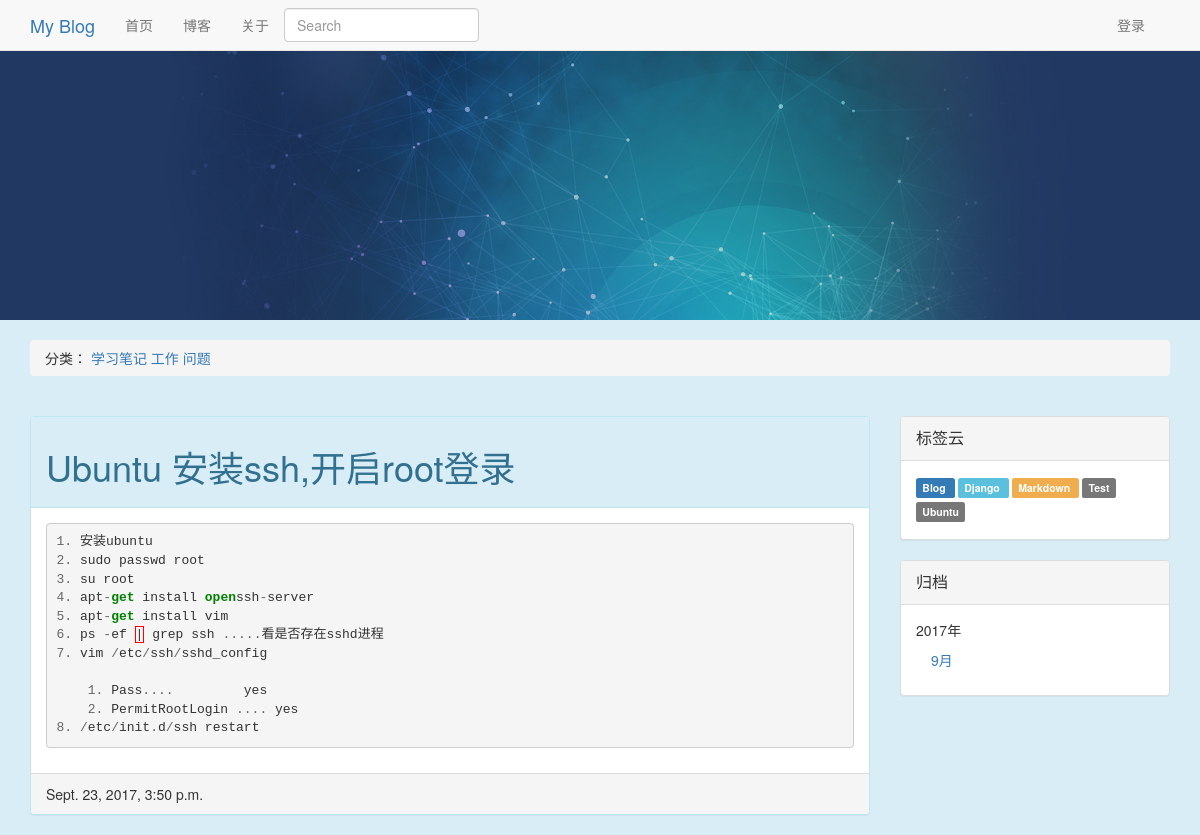
Page /blog/article/6/ on the committed database.
### blog/models.py (models this page shows, shortened)
class Category(models.Model):
    name = models.CharField('类名', max_length=20)
    created_time = models.DateTimeField('创建时间', auto_now_add=True)
    last_modified_time = models.DateTimeField('修改时间', auto_now=True)
    def __unicode__(self):
        return self.name

class Article(models.Model):
    STATUS_CHOICES = (
        ('d', 'Draft'),
        ('p', 'Published'),
    )
    objects = ArticleManager()
    title = models.CharField('标题', max_length=70)
    body = models.TextField('正文')
    created_time = models.DateTimeField('创建时间', auto_now_add=True)
    tags = models.ManyToManyField('Tag', verbose_name='标签集合', blank=True)
    last_modified_time = models.DateTimeField('修改时间', auto_now=True)
    status = models.CharField('文章状态', max_length=1, choices=STATUS_CHOICES)
    abstract = models.CharField('摘要', max_length=254, blank=True, null=True,
                                help_text="可选，如若为空将摘取正文的前254个字符")
    views = models.PositiveIntegerField('浏览量', default=0)
    likes = models.PositiveIntegerField('点赞数', default=0)
    topped = models.BooleanField('置顶', default=False)
    category = models.ForeignKey('Category', verbose_name='分类',
                                 null=True,
                                 on_delete=models.SET_NULL)
    class Meta:
        ordering = ['-last_modified_time']

class Tag(models.Model):
    name = models.CharField('标签名', max_length=20)
    created_time = models.DateTimeField('创建时间', auto_now_add=True)
    last_modified_time = models.DateTimeField('修改时间', auto_now=True)
    def __unicode__(self):
        return self.name

### blog/views.py (the view)
# urls.py: url(r'^blog/article/(?P<article_id>\d+)/$', ArticleDetailView.as_view(), name='article'),
class ArticleDetailView(DetailView):
    model = Article
    template_name = "blog/article.html"
    context_object_name = "article"
    pk_url_kwarg = "article_id"
    def get_object(self, *args, **kwargs):
        obj = super(ArticleDetailView, self).get_object()
        extension_list = ['markdown.extensions.extra',
                          'markdown.extensions.codehilite',
                          'markdown.extensions.toc',
                          'markdown.extensions.wikilinks']
        obj.body = markdown.markdown(obj.body, extensions=extension_list)
        return obj
    def get_context_data(self, **kwargs):
        kwargs['category_list'] = Category.objects.all().order_by('name')
        kwargs['tag_list'] = Tag.objects.all().order_by('name')
        kwargs['date_archive'] = Article.objects.archive()
        kwargs['color_list'] = ['default', 'info', 'primary', 'warning', 'danger']
        return super(ArticleDetailView, self).get_context_data(**kwargs)

### blog/models.py (called while the page is built)
    def archive(self):
        data_list = Article.objects.datetimes('created_time', 'month', order='DESC')
        data_dict = defaultdict(list)
        for d in data_list:
            data_dict[d.year].append(d.month)
        return sorted(data_dict.items(), reverse=True)

### templates/blog/article.html (shortened to what this page needs)
{% extends "blog/base.html" %}
{% block left %}
        <div class="panel panel-info">
        <div class="panel-heading">
            <div class="panel-title">
                <h1>{{ article.title }}</h1></div>
        </div>
        <div class="panel-body">
            {{ article.body |safe }}
        </div>
        <div class="panel-footer">
            {{ article.last_modified_time }}</div>
    </div>
{% endblock %}

### templates/blog/base.html (shortened to what this page needs)
<!DOCTYPE html>
<html lang="en">
<head>
    {% load staticfiles %}
    <link rel="stylesheet" href="{% static 'blog/css/bootstrap.min2.css' %}">
    <link rel="stylesheet" href="{% static 'blog/css/code.css' %}">
    <link rel="stylesheet" href="{% static 'blog/css/github.css' %}">
</head>
<body class="bg-info">
{% block nav %}
        <nav class="navbar navbar-default navbar-static-top" style="margin-bottom: 0px;">
        <div class="container">
            <div class="nav-header">
                <div class="navbar-brand"><a href="{% url 'index' %}">My Blog</a></div>
            </div>
            <ul class="nav navbar-nav">
                <li><a href="{% url 'index' %}">首页</a></li>
                <li><a href="{% url 'index' %}">博客</a></li>
                <li><a href="{% url 'index' %}">关于</a></li>
            </ul>
            <ul class="nav navbar-nav navbar-right" style="margin-right: 10px;">
                <li><a href="../admin/" class="navbar-link">登录</a></li>
            </ul>
            <form class="navbar-form" action="" method="get">
                <input class="form-control" type="text" name="q" placeholder="Search">
            </form>
            </div>
        </nav>
{% endblock %}
{% block banner %}
        <img class="img-responsive" src="{% static 'blog/img/banner_wide.jpg' %}">
{% endblock %}
{% block breadcrumb %}
    <div class="container" style="margin-top: 20px;">
        <ol class="breadcrumb">
           <span>分类：</span>
            {% for category in category_list %}
                <a href="{% url 'category' category.id %}">{{ category }}</a>
            {% endfor %}
        </ol>
    </div>
{% endblock %}
<div class="container" style="margin-top: 20px;">
    {% block content %}
        <div class="col-md-9" style="padding-left: 0px;">
            {% block left %}{% endblock %}
        </div>
        <div class="col-md-3" style="padding-right: 0px;">
        {% block right %}
            <div class="panel panel-default">
                <div class="panel-heading"><div class="panel-title">标签云</div></div>
                <div class="panel-body">
                    {% for tag in tag_list %}
                        <a class="label label-{{ color_list | random }}" style="line-height: 24px;margin-right: 3px;" href="{% url 'tag' tag.id  %}">
                            {{ tag }}
                        </a>
                    {% endfor %}
                </div>
            </div>
            <div class="panel panel-default">
                <div class="panel-heading"><div class="panel-title">归档</div></div>
                <div class="panel-body">
                    {% for year,month_list in date_archive %}
                        <ul class="nav nav-stacked">
                            {{ year }}年
                             {% for month in month_list %}
                                 <li><a href="{% url 'archive' year month %}">{{ month }}月</a></li>
                             {% endfor %}
                        </ul>
                    {% endfor %}
                </div>
            </div>
        {% endblock %}
        </div>
    {% endblock %}
</div>
</body>
</html>

### blog/static/blog/css/code.css (style rules this page uses)
.codehilite { background: #f8f8f8; }
.codehilite .err { border: 1px solid #FF0000 }
.codehilite .o { color: #666666 }
.codehilite .kr { color: #008000; font-weight: bold }
.codehilite .w { color: #bbbbbb }
.codehilite .mf { color: #666666 }

### rows in the picture
Category: name "学习笔记"
Category: name "工作"
Category: name "问题"
Article: title "Ubuntu 安装ssh,开启root登录", body "1. 安装ubuntu 2. sudo passwd root 3. su root 4. apt - get install open ssh - server 5. apt - get install vim 6. ps - ef | grep ssh ..... 看是否存在sshd进程 7. vim / etc / ssh / sshd_config 1. Pass .... yes 2. PermitRootLogin .... yes 8. / etc / init . d / ssh restart", last_modified_time "Sept. 23, 2017, 3:50 p.m."
Tag: name "Blog"
Tag: name "Django"
Tag: name "Markdown"
Tag: name "Test"
Tag: name "Ubuntu"

### other values in the picture
{{ year }} "2017"
{{ month }} "9"
